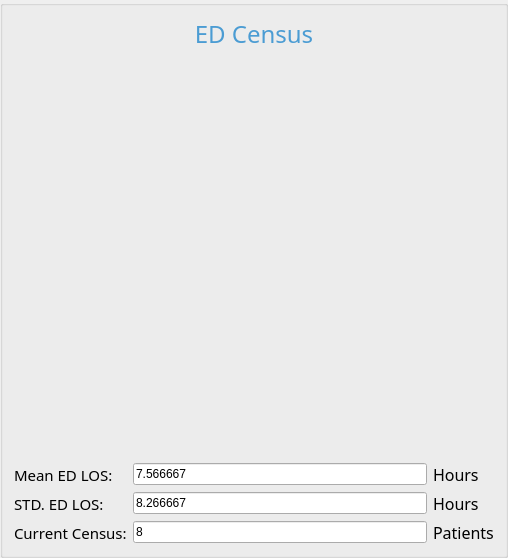
               <widget class="QGroupBox" name="groupBox">
                <property name="title">
                 <string/>
                </property>
                <property name="checkable">
                 <bool>false</bool>
                </property>
                <layout class="QVBoxLayout" name="verticalLayout">
                 <item>
                  <widget class="QLabel" name="label">
                   <property name="font">
                    <font>
                     <family>微软雅黑</family>
                     <pointsize>18</pointsize>
                    </font>
                   </property>
                   <property name="text">
                    <string>&lt;html&gt;&lt;head/&gt;&lt;body&gt;&lt;p&gt;&lt;span style=&quot; color:#4b9cd3;&quot;&gt;ED Census&lt;/span&gt;&lt;/p&gt;&lt;/body&gt;&lt;/html&gt;</string>
                   </property>
                   <property name="alignment">
                    <set>Qt::AlignCenter</set>
                   </property>
                  </widget>
                 </item>
                 <item>
                  <widget class="QLabel" name="ED_Graph_Label">
                   <property name="minimumSize">
                    <size>
                     <width>480</width>
                     <height>360</height>
                    </size>
                   </property>
                   <property name="text">
                    <string/>
                   </property>
                  </widget>
                 </item>
                 <item>
                  <spacer name="verticalSpacer">
                   <property name="orientation">
                    <enum>Qt::Vertical</enum>
                   </property>
                   <property name="sizeType">
                    <enum>QSizePolicy::Fixed</enum>
                   </property>
                   <property name="sizeHint" stdset="0">
                    <size>
                     <width>20</width>
                     <height>40</height>
                    </size>
                   </property>
                  </spacer>
                 </item>
                 <item>
                  <layout class="QGridLayout" name="gridLayout">
                   <item row="0" column="0">
                    <widget class="QLabel" name="label_4">
                     <property name="font">
                      <font>
                       <family>微软雅黑</family>
                       <pointsize>11</pointsize>
                      </font>
                     </property>
                     <property name="text">
                      <string>Mean ED LOS:</string>
                     </property>
                    </widget>
                   </item>
                   <item row="0" column="1">
                    <widget class="QLineEdit" name="ED_LOS_Mean_Edit">
                     <property name="text">
                      <string>7.566667</string>
                     </property>
                    </widget>
                   </item>
                   <item row="0" column="2">
                    <widget class="QLabel" name="label_3">
                     <property name="font">
                      <font>
                       <family>微软雅黑</family>
                       <pointsize>12</pointsize>
                      </font>
                     </property>
                     <property name="text">
                      <string>Hours</string>
                     </property>
                    </widget>
                   </item>
                   <item row="1" column="0">
                    <widget class="QLabel" name="label_5">
                     <property name="font">
                      <font>
                       <family>微软雅黑</family>
                       <pointsize>11</pointsize>
                      </font>
                     </property>
                     <property name="text">
                      <string>STD. ED LOS:</string>
                     </property>
                    </widget>
                   </item>
                   <item row="1" column="1">
                    <widget class="QLineEdit" name="ED_LOS_Std_Edit">
                     <property name="text">
                      <string>8.266667</string>
                     </property>
                    </widget>
                   </item>
                   <item row="1" column="2">
                    <widget class="QLabel" name="label_6">
                     <property name="font">
                      <font>
                       <family>微软雅黑</family>
                       <pointsize>12</pointsize>
                      </font>
                     </property>
                     <property name="text">
                      <string>Hours</string>
                     </property>
                    </widget>
                   </item>
                   <item row="2" column="0">
                    <widget class="QLabel" name="label_7">
                     <property name="font">
                      <font>
                       <family>微软雅黑</family>
                       <pointsize>11</pointsize>
                      </font>
                     </property>
                     <property name="text">
                      <string>Current Census:</string>
                     </property>
                    </widget>
                   </item>
                   <item row="2" column="1">
                    <widget class="QLineEdit" name="ED_Census_Edit">
                     <property name="text">
                      <string>8</string>
                     </property>
                    </widget>
                   </item>
                   <item row="2" column="2">
                    <widget class="QLabel" name="label_8">
                     <property name="font">
                      <font>
                       <family>微软雅黑</family>
                       <pointsize>12</pointsize>
                      </font>
                     </property>
                     <property name="text">
                      <string>Patients</string>
                     </property>
                    </widget>
                   </item>
                  </layout>
                 </item>
                </layout>
               </widget>
